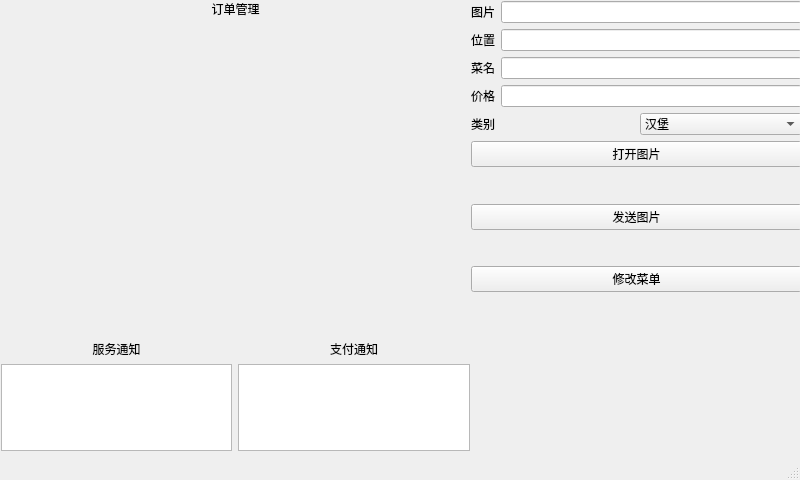
<?xml version="1.0" encoding="UTF-8"?>
<ui version="4.0">
 <class>MainServer</class>
 <widget class="QMainWindow" name="MainServer">
  <property name="geometry">
   <rect>
    <x>0</x>
    <y>0</y>
    <width>800</width>
    <height>480</height>
   </rect>
  </property>
  <property name="windowTitle">
   <string>MainWindow</string>
  </property>
  <property name="styleSheet">
   <string notr="true">QMainWindow{border-image: url(:/images/kfc_2.png);}
</string>
  </property>
  <widget class="QWidget" name="centralwidget">
   <widget class="QWidget" name="layoutWidget">
    <property name="geometry">
     <rect>
      <x>0</x>
      <y>0</y>
      <width>471</width>
      <height>341</height>
     </rect>
    </property>
    <layout class="QVBoxLayout" name="verticalLayout_4">
     <item>
      <widget class="QLabel" name="label">
       <property name="sizePolicy">
        <sizepolicy hsizetype="Preferred" vsizetype="Fixed">
         <horstretch>0</horstretch>
         <verstretch>0</verstretch>
        </sizepolicy>
       </property>
       <property name="text">
        <string>订单管理</string>
       </property>
       <property name="alignment">
        <set>Qt::AlignCenter</set>
       </property>
      </widget>
     </item>
     <item>
      <widget class="QTabWidget" name="tabWidget">
       <property name="currentIndex">
        <number>-1</number>
       </property>
       <property name="documentMode">
        <bool>true</bool>
       </property>
       <property name="tabsClosable">
        <bool>true</bool>
       </property>
       <property name="movable">
        <bool>true</bool>
       </property>
      </widget>
     </item>
    </layout>
   </widget>
   <widget class="QWidget" name="layoutWidget">
    <property name="geometry">
     <rect>
      <x>0</x>
      <y>340</y>
      <width>471</width>
      <height>111</height>
     </rect>
    </property>
    <layout class="QHBoxLayout" name="horizontalLayout">
     <property name="leftMargin">
      <number>1</number>
     </property>
     <property name="rightMargin">
      <number>1</number>
     </property>
     <item>
      <layout class="QVBoxLayout" name="verticalLayout">
       <item>
        <widget class="QLabel" name="label_2">
         <property name="text">
          <string>服务通知</string>
         </property>
         <property name="alignment">
          <set>Qt::AlignCenter</set>
         </property>
        </widget>
       </item>
       <item>
        <widget class="QListWidget" name="listWidget"/>
       </item>
      </layout>
     </item>
     <item>
      <layout class="QVBoxLayout" name="verticalLayout_2">
       <item>
        <widget class="QLabel" name="label_3">
         <property name="text">
          <string>支付通知</string>
         </property>
         <property name="alignment">
          <set>Qt::AlignCenter</set>
         </property>
        </widget>
       </item>
       <item>
        <widget class="QListWidget" name="listWidget_2"/>
       </item>
      </layout>
     </item>
    </layout>
   </widget>
   <widget class="QLabel" name="pic_label">
    <property name="geometry">
     <rect>
      <x>470</x>
      <y>290</y>
      <width>321</width>
      <height>161</height>
     </rect>
    </property>
    <property name="text">
     <string/>
    </property>
   </widget>
   <widget class="QWidget" name="">
    <property name="geometry">
     <rect>
      <x>471</x>
      <y>1</y>
      <width>331</width>
      <height>291</height>
     </rect>
    </property>
    <layout class="QVBoxLayout" name="verticalLayout_6">
     <item>
      <layout class="QVBoxLayout" name="verticalLayout_5">
       <item>
        <layout class="QHBoxLayout" name="horizontalLayout_6">
         <item>
          <widget class="QLabel" name="label_8">
           <property name="text">
            <string>图片</string>
           </property>
          </widget>
         </item>
         <item>
          <widget class="QLineEdit" name="pic_Ed"/>
         </item>
        </layout>
       </item>
       <item>
        <layout class="QHBoxLayout" name="horizontalLayout_2">
         <item>
          <widget class="QLabel" name="label_7">
           <property name="text">
            <string>位置</string>
           </property>
          </widget>
         </item>
         <item>
          <widget class="QLineEdit" name="num_Ed"/>
         </item>
        </layout>
       </item>
       <item>
        <layout class="QHBoxLayout" name="horizontalLayout_3">
         <item>
          <widget class="QLabel" name="label_4">
           <property name="text">
            <string>菜名</string>
           </property>
          </widget>
         </item>
         <item>
          <widget class="QLineEdit" name="name_Ed"/>
         </item>
        </layout>
       </item>
       <item>
        <layout class="QHBoxLayout" name="horizontalLayout_4">
         <item>
          <widget class="QLabel" name="label_5">
           <property name="text">
            <string>价格</string>
           </property>
          </widget>
         </item>
         <item>
          <widget class="QLineEdit" name="price_Ed"/>
         </item>
        </layout>
       </item>
       <item>
        <layout class="QHBoxLayout" name="horizontalLayout_5">
         <item>
          <widget class="QLabel" name="label_6">
           <property name="text">
            <string>类别</string>
           </property>
          </widget>
         </item>
         <item>
          <widget class="QComboBox" name="comboBox">
           <item>
            <property name="text">
             <string>汉堡</string>
            </property>
           </item>
           <item>
            <property name="text">
             <string>小吃</string>
            </property>
           </item>
           <item>
            <property name="text">
             <string>炸鸡</string>
            </property>
           </item>
           <item>
            <property name="text">
             <string>饮品</string>
            </property>
           </item>
           <item>
            <property name="text">
             <string>冰淇淋</string>
            </property>
           </item>
          </widget>
         </item>
        </layout>
       </item>
      </layout>
     </item>
     <item>
      <layout class="QVBoxLayout" name="verticalLayout_3">
       <item>
        <widget class="QPushButton" name="pic_Btn">
         <property name="text">
          <string>打开图片</string>
         </property>
        </widget>
       </item>
       <item>
        <spacer name="verticalSpacer">
         <property name="orientation">
          <enum>Qt::Vertical</enum>
         </property>
         <property name="sizeHint" stdset="0">
          <size>
           <width>20</width>
           <height>18</height>
          </size>
         </property>
        </spacer>
       </item>
       <item>
        <widget class="QPushButton" name="send_Btn">
         <property name="text">
          <string>发送图片</string>
         </property>
        </widget>
       </item>
       <item>
        <spacer name="verticalSpacer_2">
         <property name="orientation">
          <enum>Qt::Vertical</enum>
         </property>
         <property name="sizeHint" stdset="0">
          <size>
           <width>20</width>
           <height>18</height>
          </size>
         </property>
        </spacer>
       </item>
       <item>
        <widget class="QPushButton" name="updateBtn">
         <property name="text">
          <string>修改菜单</string>
         </property>
        </widget>
       </item>
      </layout>
     </item>
    </layout>
   </widget>
  </widget>
  <widget class="QStatusBar" name="statusbar"/>
 </widget>
 <resources/>
 <connections/>
</ui>
